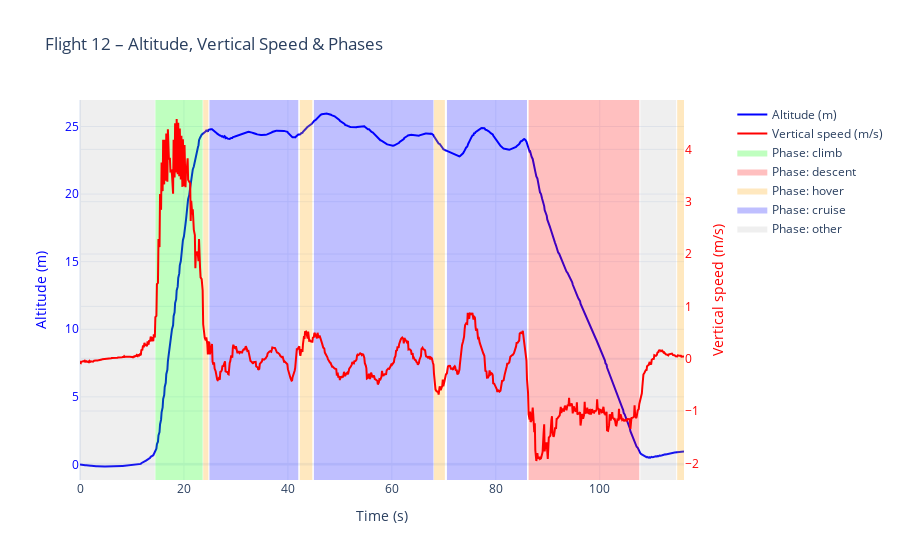

Here is the notebook cell this chart was saved with:
### Markdown cell above
### Visualize different phase of flight with Line graph

### Code cell
# ------------------ Select one flight ------------------
flight_id = 12
d = df[df["flight"] == flight_id].copy()

# ------------------ Define colors for phases ------------------
phase_colors = {
    "climb":   "rgba(0,255,0,0.25)",      # light green
    "descent": "rgba(255,0,0,0.25)",      # light red
    "hover":   "rgba(255,165,0,0.25)",    # light orange
    "cruise":  "rgba(0,0,255,0.25)",      # light blue
    "other":   "rgba(150,150,150,0.15)"   # light gray
}

# ------------------ Build customdata for hover ------------------
# customdata[:, 0] = altitude
# customdata[:, 1] = vertical speed
# customdata[:, 2] = horizontal speed
# customdata[:, 3] = phase
customdata = np.stack((
    d["altitude_measured"],
    d["vertical_speed_smooth"],
    d["horizontal_speed_smooth"],
    d["phase"]
), axis=-1)

# ------------------ Compute altitude range ------------------
y_min = d["altitude_measured"].min() - 1
y_max = d["altitude_measured"].max() + 1

fig = go.Figure()

# ------------------ 1) Add Altitude (left axis) ------------------
fig.add_trace(go.Scatter(
    x=d["time"],
    y=d["altitude_measured"],
    mode="lines",
    line=dict(width=2, color="blue"),
    name="Altitude (m)",
    customdata=customdata,
    hovertemplate=(
        "Time: %{x:.2f} s<br>"
        "Altitude: %{customdata[0]:.2f} m<br>"
        "Vertical speed: %{customdata[1]:.2f} m/s<br>"
        "Horizontal speed: %{customdata[2]:.2f} m/s<br>"
        "Phase: %{customdata[3]}<extra></extra>"
    )
))

# ------------------ 2) Add Vertical Speed (right axis) ------------------
fig.add_trace(go.Scatter(
    x=d["time"],
    y=d["vertical_speed_smooth"],
    mode="lines",
    line=dict(width=2, color="red"),
    name="Vertical speed (m/s)",
    yaxis="y2",
    customdata=customdata,
    hovertemplate=(
        "Time: %{x:.2f} s<br>"
        "Altitude: %{customdata[0]:.2f} m<br>"
        "Vertical speed: %{customdata[1]:.2f} m/s<br>"
        "Horizontal speed: %{customdata[2]:.2f} m/s<br>"
        "Phase: %{customdata[3]}<extra></extra>"
    )
))

# ------------------ 3) Add Phase Bands as Filled Traces ------------------
for phase, color in phase_colors.items():
    df_phase = d[d["phase"] == phase]
    if df_phase.empty:
        continue

    x_band = []
    y_band = []
    prev_idx = None
    start_t = None

    for idx, row in df_phase.iterrows():
        t = row["time"]
        if (prev_idx is None) or (idx != prev_idx + 1):
            if start_t is not None:
                # close previous rectangle
                x_band += [start_t, end_t, end_t, start_t, start_t, None]
                y_band += [y_min, y_min, y_max, y_max, y_min, None]
            start_t = t
        end_t = t
        prev_idx = idx

    # close last segment
    if start_t is not None:
        x_band += [start_t, end_t, end_t, start_t, start_t, None]
        y_band += [y_min, y_min, y_max, y_max, y_min, None]

    fig.add_trace(go.Scatter(
        x=x_band,
        y=y_band,
        mode="lines",
        fill="toself",
        fillcolor=color,
        line=dict(width=0),
        name=f"Phase: {phase}",
        hoverinfo="skip",  # don't show tooltip for background
        showlegend=True
    ))

# ------------------ 4) Layout ------------------
fig.update_layout(
    title=f"Flight {flight_id} – Altitude, Vertical Speed & Phases",
    xaxis=dict(title="Time (s)"),

    # Left Y-axis
    yaxis=dict(
        title=dict(text="Altitude (m)", font=dict(color="blue")),
        tickfont=dict(color="blue"),
        range=[y_min, y_max]
    ),

    # Right Y-axis
    yaxis2=dict(
        title=dict(text="Vertical speed (m/s)", font=dict(color="red")),
        tickfont=dict(color="red"),
        overlaying="y",
        side="right"
    ),

    template="plotly_white",
    legend=dict(x=1, y=1)
)
fig.update_layout(
    legend=dict(
        x=1.08,
        y=1,
        bgcolor="rgba(255,255,255,0.7)"
    ),
    margin=dict(r=120)
)


fig.show()

### Figure 1 — Plotly figure (JSON) as saved in the notebook; plotly's stock layout.template omitted (floating-point values rounded to 4 significant figures; data arrays with more than 128 entries replaced by an {"elided": "..."} marker saying what was removed)
{"data": [{"customdata": {"elided": "775x4 mixed values"}, "hovertemplate": "Time: %{x:.2f} s<br>Altitude: %{customdata[0]:.2f} m<br>Vertical speed: %{customdata[1]:.2f} m/s<br>Horizontal speed: %{customdata[2]:.2f} m/s<br>Phase: %{customdata[3]}<extra></extra>", "line": {"color": "blue", "width": 2}, "mode": "lines", "name": "Altitude (m)", "type": "scatter", "x": {"elided": "775 float values"}, "y": {"elided": "775 float values"}}, {"customdata": {"elided": "775x4 mixed values"}, "hovertemplate": "Time: %{x:.2f} s<br>Altitude: %{customdata[0]:.2f} m<br>Vertical speed: %{customdata[1]:.2f} m/s<br>Horizontal speed: %{customdata[2]:.2f} m/s<br>Phase: %{customdata[3]}<extra></extra>", "line": {"color": "red", "width": 2}, "mode": "lines", "name": "Vertical speed (m/s)", "type": "scatter", "x": {"elided": "775 float values"}, "y": {"elided": "775 float values"}, "yaxis": "y2"}, {"fill": "toself", "fillcolor": "rgba(0,255,0,0.25)", "hoverinfo": "skip", "line": {"width": 0}, "mode": "lines", "name": "Phase: climb", "showlegend": true, "type": "scatter", "x": [14.5, 23.6, 23.6, 14.5, 14.5, null, 42.2, 42.2, 42.2, 42.2, 42.2, null, 44.8, 44.8, 44.8, 44.8, 44.8, null, 70.4, 70.4, 70.4, 70.4, 70.4, null, 86.2, 86.2, 86.2, 86.2, 86.2, null], "y": [-1.15, -1.15, 26.96, 26.96, -1.15, null, -1.15, -1.15, 26.96, 26.96, -1.15, null, -1.15, -1.15, 26.96, 26.96, -1.15, null, -1.15, -1.15, 26.96, 26.96, -1.15, null, -1.15, -1.15, 26.96, 26.96, -1.15, null]}, {"fill": "toself", "fillcolor": "rgba(255,0,0,0.25)", "hoverinfo": "skip", "line": {"width": 0}, "mode": "lines", "name": "Phase: descent", "showlegend": true, "type": "scatter", "x": [86.31, 107.6, 107.6, 86.31, 86.31, null], "y": [-1.15, -1.15, 26.96, 26.96, -1.15, null]}, {"fill": "toself", "fillcolor": "rgba(255,165,0,0.25)", "hoverinfo": "skip", "line": {"width": 0}, "mode": "lines", "name": "Phase: hover", "showlegend": true, "type": "scatter", "x": [23.7, 24.7, 24.7, 23.7, 23.7, null, 42.3, 44.7, 44.7, 42.3, 42.3, null, 68.1, 70.2, 70.2, 68.1, 68.1, null, 114.9, 116.2, 116.2, 114.9, 114.9, null], "y": [-1.15, -1.15, 26.96, 26.96, -1.15, null, -1.15, -1.15, 26.96, 26.96, -1.15, null, -1.15, -1.15, 26.96, 26.96, -1.15, null, -1.15, -1.15, 26.96, 26.96, -1.15, null]}, {"fill": "toself", "fillcolor": "rgba(0,0,255,0.25)", "hoverinfo": "skip", "line": {"width": 0}, "mode": "lines", "name": "Phase: cruise", "showlegend": true, "type": "scatter", "x": [24.9, 42, 42, 24.9, 24.9, null, 45, 68.01, 68.01, 45, 45, null, 70.6, 86, 86, 70.6, 70.6, null], "y": [-1.15, -1.15, 26.96, 26.96, -1.15, null, -1.15, -1.15, 26.96, 26.96, -1.15, null, -1.15, -1.15, 26.96, 26.96, -1.15, null]}, {"fill": "toself", "fillcolor": "rgba(150,150,150,0.15)", "hoverinfo": "skip", "line": {"width": 0}, "mode": "lines", "name": "Phase: other", "showlegend": true, "type": "scatter", "x": [0, 14.4, 14.4, 0, 0, null, 107.8, 114.7, 114.7, 107.8, 107.8, null], "y": [-1.15, -1.15, 26.96, 26.96, -1.15, null, -1.15, -1.15, 26.96, 26.96, -1.15, null]}], "layout": {"legend": {"bgcolor": "rgba(255,255,255,0.7)", "x": 1.08, "y": 1}, "margin": {"r": 120}, "title": {"text": "Flight 12 – Altitude, Vertical Speed & Phases"}, "xaxis": {"title": {"text": "Time (s)"}}, "yaxis": {"range": [-1.15, 26.96], "tickfont": {"color": "blue"}, "title": {"font": {"color": "blue"}, "text": "Altitude (m)"}}, "yaxis2": {"overlaying": "y", "side": "right", "tickfont": {"color": "red"}, "title": {"font": {"color": "red"}, "text": "Vertical speed (m/s)"}}}}
